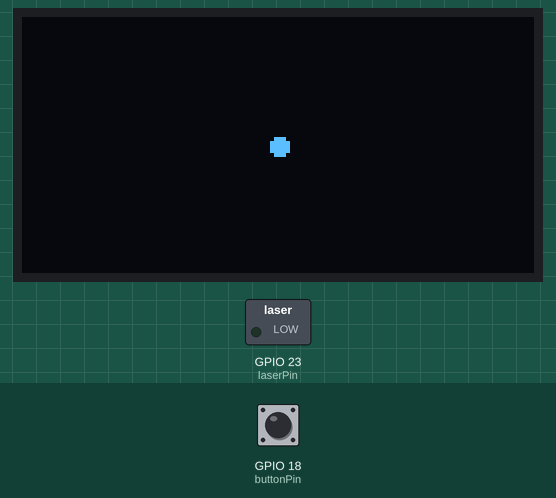
A sketch run on a simulated ESP32. Parts: 128×64 one-colour display, switched loads named in the sketch (green lamp = pin HIGH). The test bench sets the inputs (shaded band); at power-on: GPIO 18 (buttonPin) HIGH. WiFi joins after 1.5 s; servers stay silent unless stated; what the sketch prints to the serial monitor is not drawn.

Above: at 3.7 s.
3.8 s: GPIO 18 (buttonPin) pulled LOW for 1.25 s
At 5.5 s:
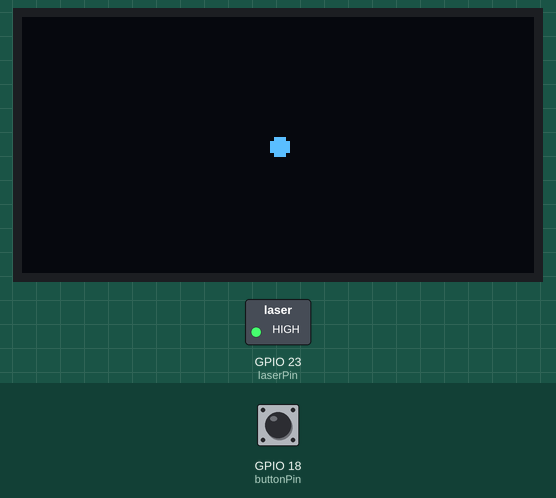
7.3 s: GPIO 18 (buttonPin) pulled LOW for 3.2 s
At 12.7 s:
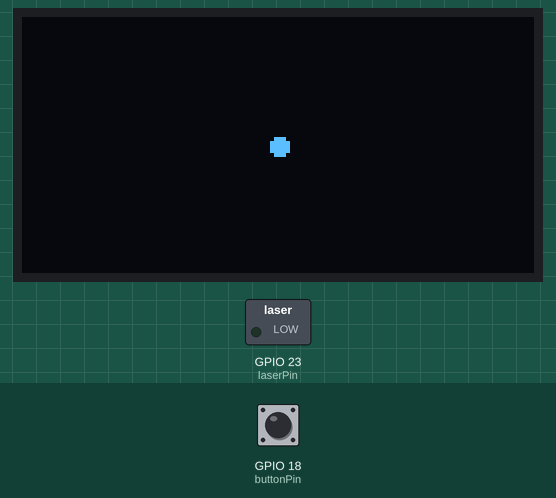
Timing chart, 0 to 14.2 s (numbered marks = the images above; inputs shaded):
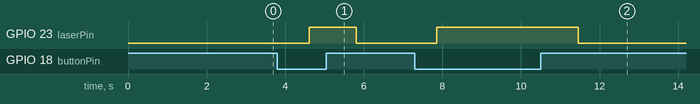

Measured:
- after the input at 3.8 s, GPIO 23 (laserPin): LOW → HIGH after 0.81 s, → LOW 1.2 s later
- after the input at 7.3 s, GPIO 23 (laserPin): LOW → HIGH after 0.56 s, → LOW 3.6 s later

The sketch:

rangeFinderCode.ino
```cpp
#include <WiFi.h>
#include <HTTPClient.h>
#include <Wire.h>
#include <U8g2lib.h>

const char* ssid = "SSID";
const char* password = "PASSWORD";
const char* serverUrl = "SERVER_ADDRESS";

U8G2_SH1106_128X64_NONAME_F_HW_I2C u8g2(U8G2_R0, U8X8_PIN_NONE, 22, 21);
const int buttonPin = 18;
const int laserPin = 23;

void reconnectWiFi() {
  if (WiFi.status() != WL_CONNECTED) {
    Serial.println("Próba ponownego połączenia z Wi-Fi...");
    WiFi.disconnect();
    WiFi.begin(ssid, password);
    unsigned long start = millis();
    while (WiFi.status() != WL_CONNECTED && millis() - start < 10000) {
      delay(500);
      Serial.print(".");
    }
    Serial.println();

    if (WiFi.status() == WL_CONNECTED) {
      Serial.println("Połączono ponownie z Wi-Fi!");
      Serial.print("IP: ");
      Serial.println(WiFi.localIP());
    } else {
      Serial.println("Nie udało się ponownie połączyć z Wi-Fi");
    }
  }
}

void setup() {
  Serial.begin(115200);
  delay(1000);
  u8g2.begin();
  u8g2.clearBuffer();
  u8g2.sendBuffer();

  pinMode(buttonPin, INPUT_PULLUP);
  pinMode(laserPin, OUTPUT);
  digitalWrite(laserPin, LOW);

  WiFi.begin(ssid, password);
  Serial.print("Łączenie z Wi-Fi");
  unsigned long start = millis();
  while (WiFi.status() != WL_CONNECTED && millis() - start < 10000) {
    delay(500);
    Serial.print(".");
  }
  Serial.println();

  if (WiFi.status() == WL_CONNECTED) {
    Serial.println("Połączono z Wi-Fi!");
    Serial.print("IP: ");
    Serial.println(WiFi.localIP());
  } else {
    Serial.println("Nie udało się połączyć z Wi-Fi");
  }
}

void loop() {
  reconnectWiFi();

  bool buttonPressed = (digitalRead(buttonPin) == LOW);

  if (buttonPressed) {
    digitalWrite(laserPin, HIGH);

    if (WiFi.status() == WL_CONNECTED) {
      HTTPClient http;
      http.begin(serverUrl);
      int httpCode = http.GET();
      if (httpCode == 200) {
        String response = http.getString();
        Serial.println("Dystans: " + response);
        u8g2.clearBuffer();
        u8g2.setFont(u8g2_font_ncenB14_tr);
        u8g2.setCursor(0, 40);
        u8g2.print(response);
        u8g2.print(" m");
        u8g2.sendBuffer();
      } else {
        Serial.println("Błąd HTTP: " + String(httpCode));
      }
      http.end();
    } else {
      Serial.println("Brak połączenia Wi-Fi");
    }
  } else {
    digitalWrite(laserPin, LOW);


    u8g2.clearBuffer();
    int centerX = 64;
    int centerY = 32;
    u8g2.drawDisc(centerX, centerY, 2, U8G2_DRAW_ALL);
    u8g2.sendBuffer();
  }

  delay(1000);
}
```
